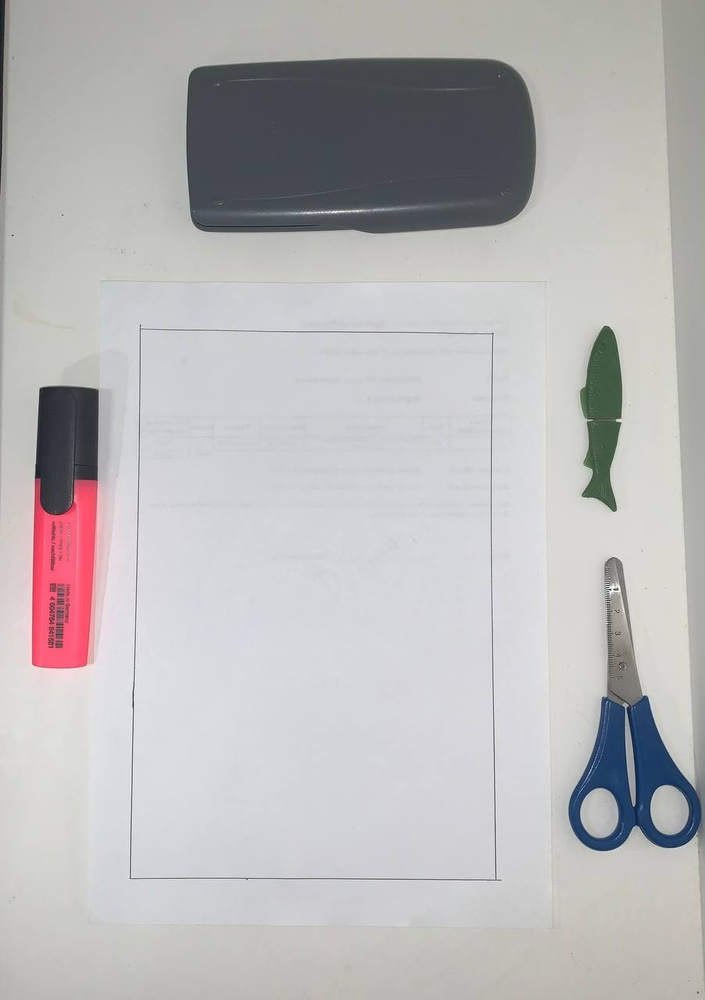
#> input picture Untitled/12.jpg, 705 x 1000 px, shrunk from 902 x 1280 before the run
$ jupyter execute --allow-errors Untitled.ipynb   (shell and % lines are left out)
#> lines starting #> are read from the running program, lines starting #| are printed output that depends on the picture
[cell 1]
import cv2
from matplotlib import pyplot as plt

[cell 2]
i_path = "12.jpg"
img = cv2.imread(i_path)
#> img is the input picture: shape (1000, 705, 3); mean B, G, R 185.4, 184.8, 186.2

# Поиск границ с помощью детектора Кэнни и морфологических операций

[cell 3]
gray = cv2.cvtColor(img, cv2.COLOR_BGR2GRAY)
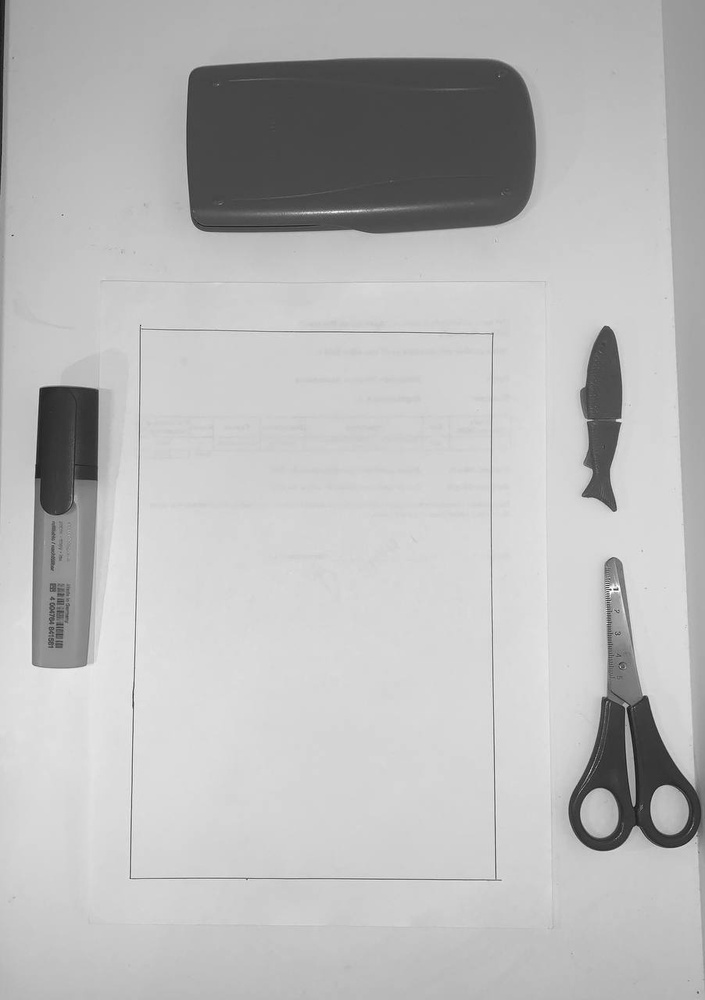
#> gray: shape (1000, 705); min 23, max 255, mean 185.3
gaus_blur = cv2.GaussianBlur(gray, (3, 3), 0)
#> (the rest of this cell did not finish here and is left out)
